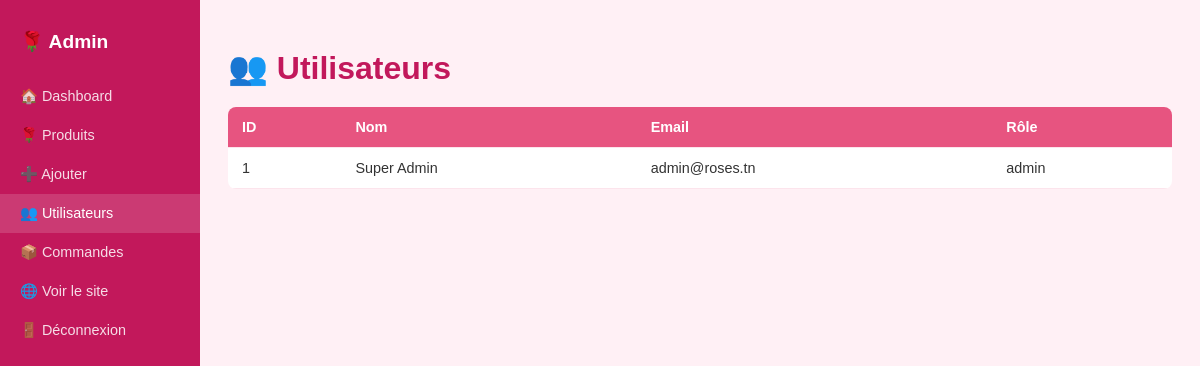
Page /back/liste_utilisateurs.php (signed in) on the committed database.
### tables this page shows
CREATE TABLE utilisateur (
    id INT AUTO_INCREMENT PRIMARY KEY,
    nom VARCHAR(50),
    prenom VARCHAR(50),
    email VARCHAR(100) UNIQUE,
    mot_de_passe VARCHAR(255),
    adresse TEXT,
    role ENUM('client','admin') DEFAULT 'client'
);

### back/liste_utilisateurs.php (the view, shortened to what this page needs)
<?php
require_once '../classes/connexion.php';
$users = $pdo->query("SELECT * FROM utilisateur ORDER BY id DESC")->fetchAll(PDO::FETCH_ASSOC);
?>
<!DOCTYPE html>
<html lang="fr">
<head><meta charset="UTF-8"><title>Utilisateurs - Admin La Rose</title><link rel="stylesheet" href="../css/style.css"></head>
<body>
<div class="admin-wrap">
    <div class="sidebar">
        <span class="logo">🌹 Admin</span>
        <a href="dashboard.php">🏠 Dashboard</a>
        <a href="liste_produits.php">🌹 Produits</a>
        <a href="ajouter_produit.php">➕ Ajouter</a>
        <a href="liste_utilisateurs.php" class="active">👥 Utilisateurs</a>
        <a href="liste_commandes.php">📦 Commandes</a>
        <a href="../index.php">🌐 Voir le site</a>
        <a href="../front/deconnexion.php">🚪 Déconnexion</a>
    </div>
    <div class="admin-page">
        <h1>👥 Utilisateurs</h1>
        <table>
            <thead><tr><th>ID</th><th>Nom</th><th>Email</th><th>Rôle</th></tr></thead>
            <tbody>
                <?php foreach ($users as $u): ?>
                <tr>
                    <td><?php echo $u['id']; ?></td>
                    <td><?php echo htmlspecialchars($u['prenom'].' '.$u['nom']); ?></td>
                    <td><?php echo htmlspecialchars($u['email']); ?></td>
                    <td><?php echo $u['role']; ?></td>
                </tr>
                <?php endforeach; ?>
            </tbody>
        </table>
    </div>
</div>
</body>
</html>

### css/style.css (style rules this page uses)
body { font-family: Arial, sans-serif; margin: 0; padding: 0; background-color: #fff0f5; color: #333; }
h1, h2 { color: #c2185b; }
table { width: 100%; border-collapse: collapse; background: white; border-radius: 8px; overflow: hidden; }
table thead { background-color: #e75480; color: white; }
table th, table td { padding: 12px 14px; text-align: left; border-bottom: 1px solid #fce4ec; font-size: 0.9rem; }
.admin-wrap { display: flex; min-height: 100vh; }
.sidebar { width: 200px; background-color: #c2185b; padding: 20px 0; }
.sidebar .logo { color: white; font-size: 1.2rem; font-weight: bold; padding: 10px 20px 24px; display: block; }
.sidebar a { display: block; color: rgba(255,255,255,0.85); text-decoration: none; padding: 11px 20px; font-size: 0.9rem; }
.sidebar a:hover, .sidebar a.active { background: rgba(255,255,255,0.15); color: white; }
.admin-page { flex: 1; padding: 28px; background: #fff0f5; }
.admin-page h1 { margin-bottom: 20px; }

### rows in the picture
utilisateur: id "1", prenom+nom "Super Admin", email "admin@roses.tn", role "admin"
